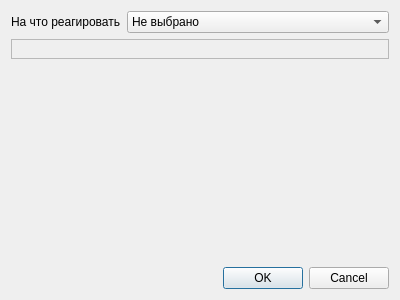
<?xml version="1.0" encoding="UTF-8"?>
<ui version="4.0">
 <class>dialogCreateTrigger</class>
 <widget class="QDialog" name="dialogCreateTrigger">
  <property name="geometry">
   <rect>
    <x>0</x>
    <y>0</y>
    <width>400</width>
    <height>300</height>
   </rect>
  </property>
  <property name="windowTitle">
   <string>Create Trigger</string>
  </property>
  <property name="modal">
   <bool>true</bool>
  </property>
  <layout class="QVBoxLayout" name="verticalLayout">
   <item>
    <layout class="QFormLayout" name="formLayout">
     <item row="0" column="0">
      <widget class="QLabel" name="whatCallLabel">
       <property name="text">
        <string>На что реагировать</string>
       </property>
      </widget>
     </item>
     <item row="0" column="1">
      <widget class="QComboBox" name="whatCallComboBox">
       <item>
        <property name="text">
         <string>Не выбрано</string>
        </property>
       </item>
      </widget>
     </item>
     <item row="1" column="0" colspan="2">
      <widget class="QFrame" name="frameTriggers">
       <property name="sizePolicy">
        <sizepolicy hsizetype="Preferred" vsizetype="Maximum">
         <horstretch>0</horstretch>
         <verstretch>0</verstretch>
        </sizepolicy>
       </property>
       <property name="minimumSize">
        <size>
         <width>10</width>
         <height>20</height>
        </size>
       </property>
       <property name="frameShape">
        <enum>QFrame::StyledPanel</enum>
       </property>
       <property name="frameShadow">
        <enum>QFrame::Raised</enum>
       </property>
      </widget>
     </item>
    </layout>
   </item>
   <item>
    <widget class="QDialogButtonBox" name="buttonBox">
     <property name="orientation">
      <enum>Qt::Horizontal</enum>
     </property>
     <property name="standardButtons">
      <set>QDialogButtonBox::Cancel|QDialogButtonBox::Ok</set>
     </property>
    </widget>
   </item>
  </layout>
 </widget>
 <resources/>
 <connections>
  <connection>
   <sender>buttonBox</sender>
   <signal>accepted()</signal>
   <receiver>dialogCreateTrigger</receiver>
   <slot>accept()</slot>
   <hints>
    <hint type="sourcelabel">
     <x>248</x>
     <y>254</y>
    </hint>
    <hint type="destinationlabel">
     <x>157</x>
     <y>274</y>
    </hint>
   </hints>
  </connection>
  <connection>
   <sender>buttonBox</sender>
   <signal>rejected()</signal>
   <receiver>dialogCreateTrigger</receiver>
   <slot>reject()</slot>
   <hints>
    <hint type="sourcelabel">
     <x>316</x>
     <y>260</y>
    </hint>
    <hint type="destinationlabel">
     <x>286</x>
     <y>274</y>
    </hint>
   </hints>
  </connection>
 </connections>
</ui>
